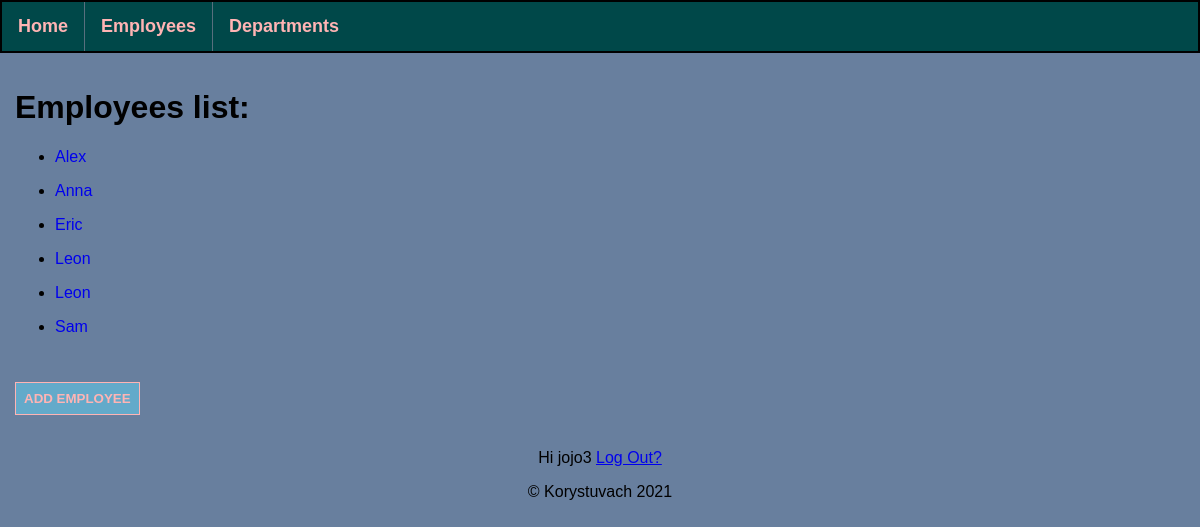
The app's page /employees (signed in) with its own data.
### application/models.py (models this page shows, shortened)
class AllEmployees(db.Model):
    id = db.Column(db.Integer, primary_key=True)
    department_id = db.Column(db.Integer, db.ForeignKey('all_departments.id'), nullable=False)
    salary = db.Column(db.Integer, nullable=False)
    name = db.Column(db.String(30), nullable=False)
    lastname = db.Column(db.String(35), nullable=False)
    hire_date = db.Column(db.Date, default=date.today())

class User(db.Model, UserMixin):
    id = db.Column(db.Integer, primary_key=True)
    username = db.Column(db.String(32), nullable=False, unique=True)
    password = db.Column(db.String(256), nullable=False)

### application/routes.py (the view)
@app.route('/employees')
def employees():
    all_employees = AllEmployees.query.order_by(AllEmployees.name).all()
    return render_template('employees.html', all_employees=all_employees)

### application/models.py (called while the page is built)
@login_manager.user_loader
def load_user(user_id):
    return User.query.get(user_id)

### application/routes.py (called while the page is built)
@app.after_request
def redirect_to_sign_in(response):
    if response.status_code == 401:
        return redirect(url_for('login') + '?next=' + request.url)
    return response

### application/templates/employees.html (shortened to what this page needs)
{% extends 'base.html' %}
{% block content %}
    <div>
        <h1>Employees list:</h1>
        {% if all_employees|length > 0 %}
            {% for employee in all_employees %}
                <ul>
                    <li><a href="/employees/{{ employee.id }}">{{ employee.name }}</a></li>
                </ul>
            {% endfor %}
        {% else %}
            <h2> There are no employees yet.</h2>
        {% endif %}
    </div>
    <div class="add_emp">
        <button type="button"><a href="/employees/add-employee">ADD EMPLOYEE</a></button>
    </div>
{% endblock %}

### application/templates/base.html (shortened to what this page needs)
<!doctype html>
<html lang="en">
<head>
    <link href="{{ url_for('static', filename='css/styles.css') }}" rel="stylesheet" type="text/css" >
</head>
<body>
    <nav>
        <ul id="nav_ul">
            <li class="nav_li"><a href="{{ url_for('index') }}" class="nav_li_a">Home</a></li>
            <li class="nav_li"><a href="{{ url_for('employees') }}" class="nav_li_a">Employees</a></li>
            <li class="nav_li"><a href="{{ url_for('departments') }}" class="nav_li_a">Departments</a></li>
        </ul>
    </nav>
    {% block content %}
    {% endblock %}
    <footer class="foot">
        {% if current_user.is_authenticated %}
            <p>Hi {{ current_user.username }} <a href="{{ url_for('logout') }}">Log Out?</a></p>
        {% else %}
        <p>Do you want to <a href="{{ url_for('login') }}">Log In?</a>
        {% endif %}
        <p>&copy Korystuvach 2021</p>
    </footer>
</body>
</html>

### application/static/css/styles.css (style rules this page uses)
html, body { font-family: Tahoma, sans-serif; background-color: #687F9E; margin: 0; padding: 0; height: 100%; text-align: left; }
div { padding: 15px; }
li a { text-decoration: none; }
button { background-color: #63aaca; text-decoration: none; padding: 8px; border: 1px solid #ffb4b4; }
button a { text-decoration: none; text-align: center; color: #ffb4b4; text-transform: uppercase; font-weight: bold; }
ul#nav_ul { position: sticky; font-size: large; font-weight: bold; background-color: #004849; list-style-type: none; border: 2px solid; overflow: hidden; margin: 0; padding: 0; top: 0; }
li.nav_li { display: inline; float: left; border-right: 1px solid #586F7E; }
li.nav_li:last-child { border-right: none; }
li a.nav_li_a { display: block; color: #ffb4b4; text-align: center; padding: 14px 16px; text-decoration: none; }
footer.foot { text-align: center; padding: 3px; display: block; text-decoration: none; }

### records on screen
AllEmployees: name "Alex"
AllEmployees: name "Anna"
AllEmployees: name "Eric"
AllEmployees: name "Leon"
AllEmployees: name "Leon"
AllEmployees: name "Sam"
User: username "jojo3"
